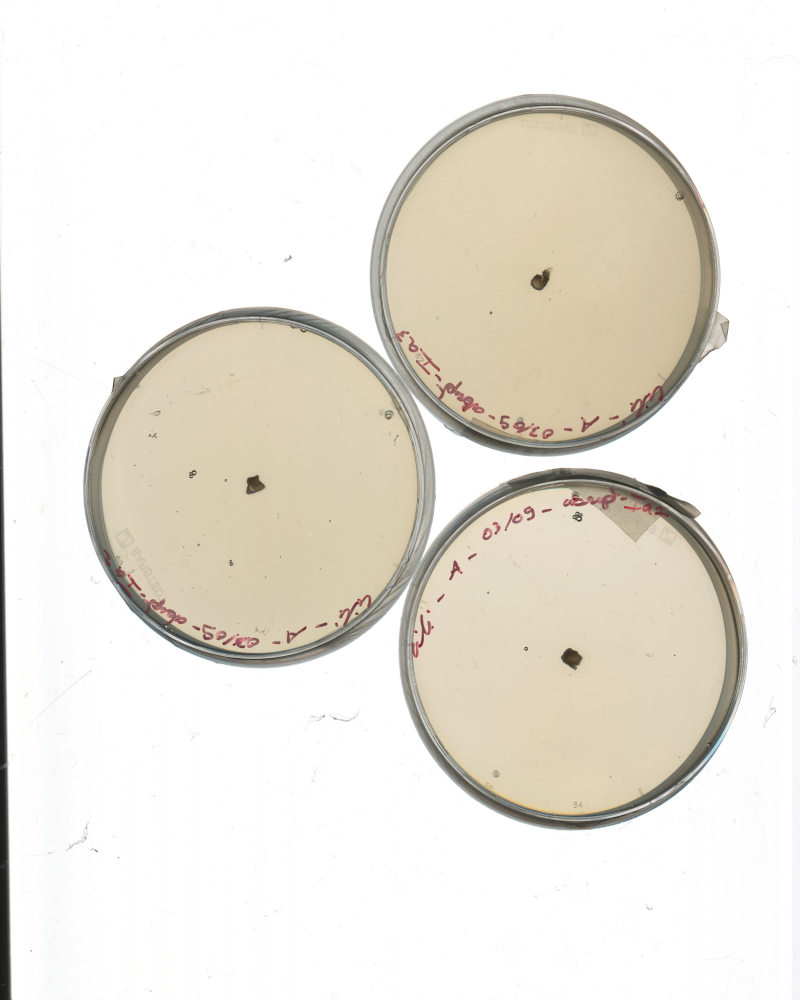
#> input picture samples/LILI_A_AB_I1_180905127.jpg, 2400 x 3000 px (shown at 1/3 size)
$ python playground.py samples/LILI_A_AB_I1_180905127.jpg
#> lines starting #> are read from the running program, lines starting #| are printed output that depends on the picture; after the words box and inside, x2 and y2 are one past the last pixel; in counts of white or black regions, pixels touching at a corner belong together
import numpy as np
import cv2 as cv
import sys
from collections import OrderedDict
from functools import partial, reduce

WINDOW_NAME = "SHROOMS RADAR"

g_Transformations = OrderedDict(
    [('grayscale', True),
     ('blur', 7),
     ('norm_histogram', False),
     ('binarize', 128),
     ('morphology', {'kernel': 3,
                 'iterations': 1}),
     ('circles', {'scale': 1,
                  'param1': 1,
                  'param2': 100,
                  'min_radius': 500,
                  'max_radius': 1500})])


def grayscale(image, param):
    return cv.cvtColor(image, cv.COLOR_BGR2GRAY)


def gaussian_blur(image, param):
    p = int(param)

    if p%2 == 0:
        p += 1

    return cv.GaussianBlur(image, (p, p), 0)


def threshold(image, param):
    p = int(param)
    _, th = cv.threshold(image, param, 255, cv.THRESH_BINARY_INV)
    return th


def norm_histogram(image, param):
    p = bool(param)
    if p:
        return cv.equalizeHist(image)
    else:
        return image

def morphology(image, params):
    se_size = params['kernel']
    iterations = params['iterations']

    if iterations == 0:
        return image

    se = cv.getStructuringElement(cv.MORPH_RECT, (se_size, se_size))
    return cv.erode(image, se, iterations=iterations)


def hough_circles(image, params):
    circles = cv.HoughCircles(image, cv.HOUGH_GRADIENT, params['scale'], 400,
                              param1=params['param1'], param2=params['param2'],
                              minRadius=params['min_radius'], maxRadius=params['max_radius'])
    print(circles)
    if circles is  None:
        return image

    ret = np.dstack((image, image, image))
    circle_color = (0, 255, 0)
    for (cx, cy, r) in circles[0, :]:
        cv.circle(ret, (cx, cy), r, circle_color, 3)

    return ret


TRANSFORMS = {
    'grayscale': grayscale,
    'blur': gaussian_blur,
    'binarize': threshold,
    'norm_histogram': norm_histogram,
    'circles': hough_circles,
    'morphology': morphology}


def apply_transformations(input_image, transformations):
    def pick_transformation(stage_image, tr):
        t_name, t_param = tr
        if t_name not in TRANSFORMS:
            print(f"ignoring unknown transform {tr}")
            return stage_image

        tr_fn = TRANSFORMS[t_name]
        im = tr_fn(stage_image, t_param)
        return im

    return reduce(pick_transformation, transformations.items(), input_image)


def update_image(source_image, transformations):
    transformed_image = apply_transformations(source_image, transformations)
    cv.imshow(WINDOW_NAME, transformed_image)


def is_subattribute(param_name):
    return '/' in param_name


def split_subattribute(param_name):
    return param_name.split('/')


# [15 lines left out: function control_callback, not called in this run]


def build_ui(image, controls):

    for control in controls:
        name = control['name']
        transformation = control['attr']

        min_v = control.get('min', 0)
        max_v = control.get('max', 255)
        print(control, name, transformation, min_v, max_v)

        cv.createTrackbar(name, WINDOW_NAME, min_v, max_v, partial(control_callback, image, transformation))

    update_image(sample_image, g_Transformations)


sample_image = sys.argv[1]
sample_image = cv.imread(sample_image)
#> sample_image is the input picture: shape (3000, 2400, 3); mean B, G, R 221.3, 230, 234.3

cv.namedWindow(WINDOW_NAME, cv.WINDOW_NORMAL | cv.WINDOW_KEEPRATIO)


controls = [
    {'name': 'blur', 'min': 1, 'max': 33, 'attr': 'blur'},
    {'name': 'eq hist', 'max': 1, 'attr': 'norm_histogram'},
    {'name': 'binarize', 'min': 1, 'attr': 'binarize'},

    # Morphology controls
    {'name': 'Morphology kernel size', 'min': 1, 'max': 10, 'attr': 'morphology/kernel'},
    {'name': 'Number of iterations', 'min': 1, 'max': 20, 'attr': 'morphology/iterations'},

    # Hough controls
    {'name': 'circles scale', 'min': 1, 'max': 10, 'attr': 'circles/scale'},
    {'name': 'circles param1', 'min': 1, 'max': 20, 'attr': 'circles/param1'},
    {'name': 'circles param2', 'min': 1, 'max': 1000, 'attr': 'circles/param2'},
    {'name': 'circles min radius', 'min': 200, 'max': 3000, 'attr': 'circles/min_radius'},
    {'name': 'circles max radius', 'min': 200, 'max': 3000, 'attr': 'circles/max_radius'},


]

build_ui(sample_image, controls)
#> in grayscale, `return cv.cvtColor(image, cv.COLOR_BGR2GRAY)`:
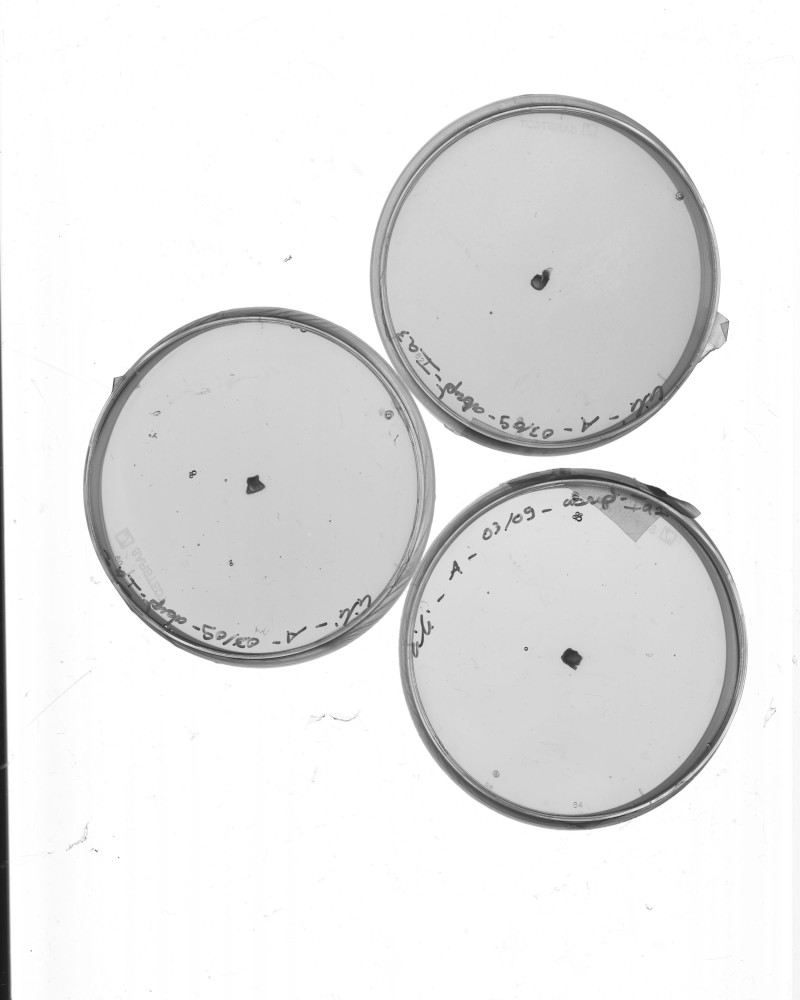
#> returned value: shape (3000, 2400) (shown at 1/3 size); min 22, max 255, mean 230.3
#> in gaussian_blur, `p = int(param)`: p = 7
#> in norm_histogram, `p = bool(param)`: p = False
#> in threshold, `p = int(param)`: p = 128
#> in threshold, `_, th = cv.threshold(image, param, 255, cv.THRESH_BINARY_INV)`:
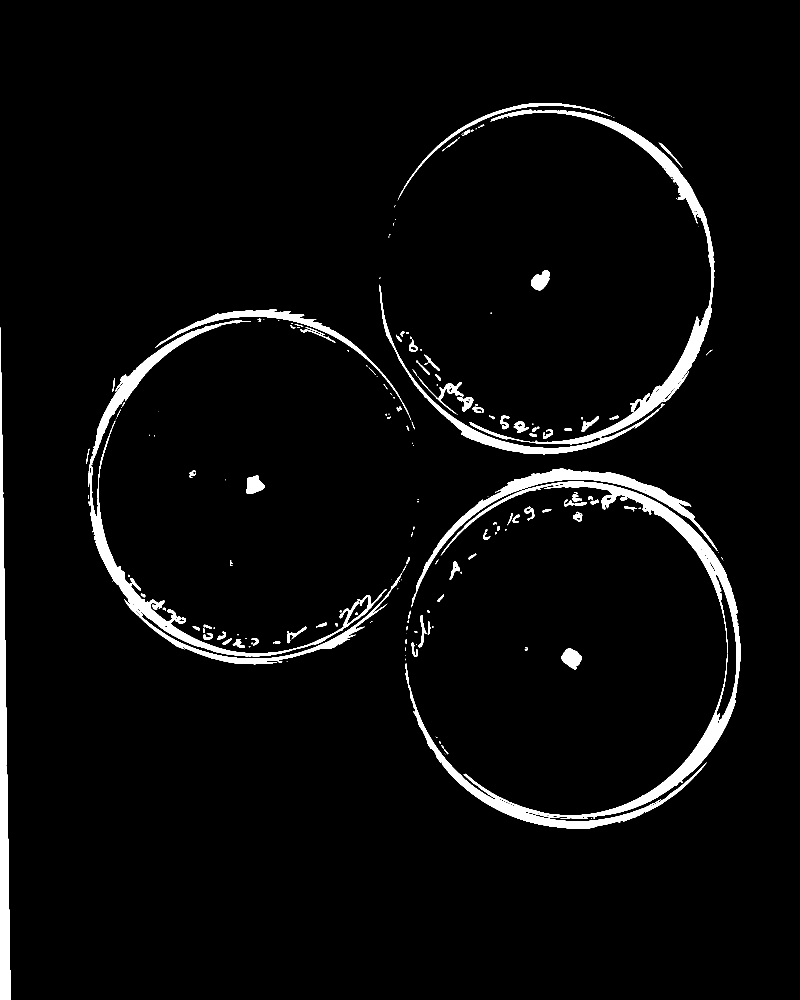
#> th: shape (3000, 2400) (shown at 1/3 size); 3.7% white; 222 white regions (98 under 20 px), largest, box (x1, y1, x2, y2) and area: (1216, 1445, 2221, 2487) 66667, (1139, 328, 2143, 1363) 52072, (265, 960, 1207, 1993) 49828
#> in morphology, `se_size = params['kernel']`: se_size = 3
#> in morphology, `iterations = params['iterations']`: iterations = 1
#> in morphology, `se = cv.getStructuringElement(cv.MORPH_RECT, (se_size, se_size))`: se = [[1, 1, 1], [1, 1, 1], [1, 1, 1]]
#> in morphology, `return cv.erode(image, se, iterations=iterations)`:
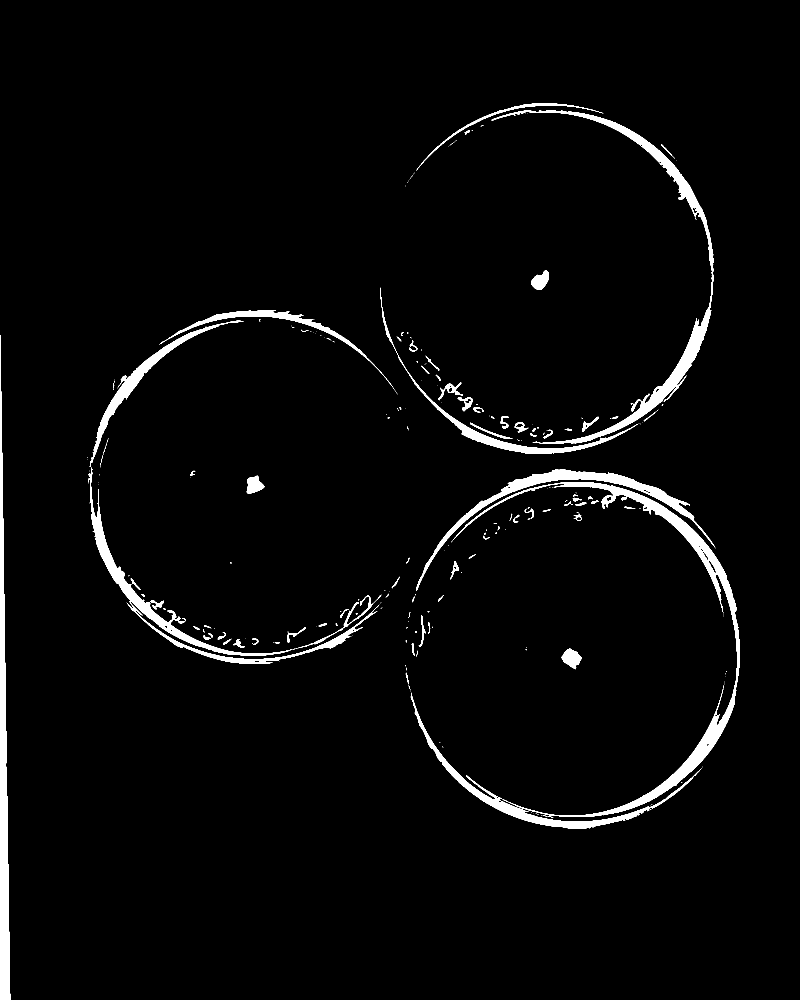
#> returned value: shape (3000, 2400) (shown at 1/3 size); 3% white; 277 white regions (190 under 20 px), largest, box (x1, y1, x2, y2) and area: (1357, 1446, 2220, 2452) 38298, (0, 1005, 32, 3000) 31532, (1475, 330, 2142, 1332) 31143
#> in hough_circles, `circles = cv.HoughCircles(image, cv.HOUGH_GRADIENT, params['scale'], 4..`: circles = None
#| None

while True:
    key = cv.waitKey(1) & 0xFF
#> (key Esc is pressed here)
    if key == 27:
        break


cv.destroyAllWindows()

$ run again, on samples/LILI_A_AB_I1_180907080.jpg
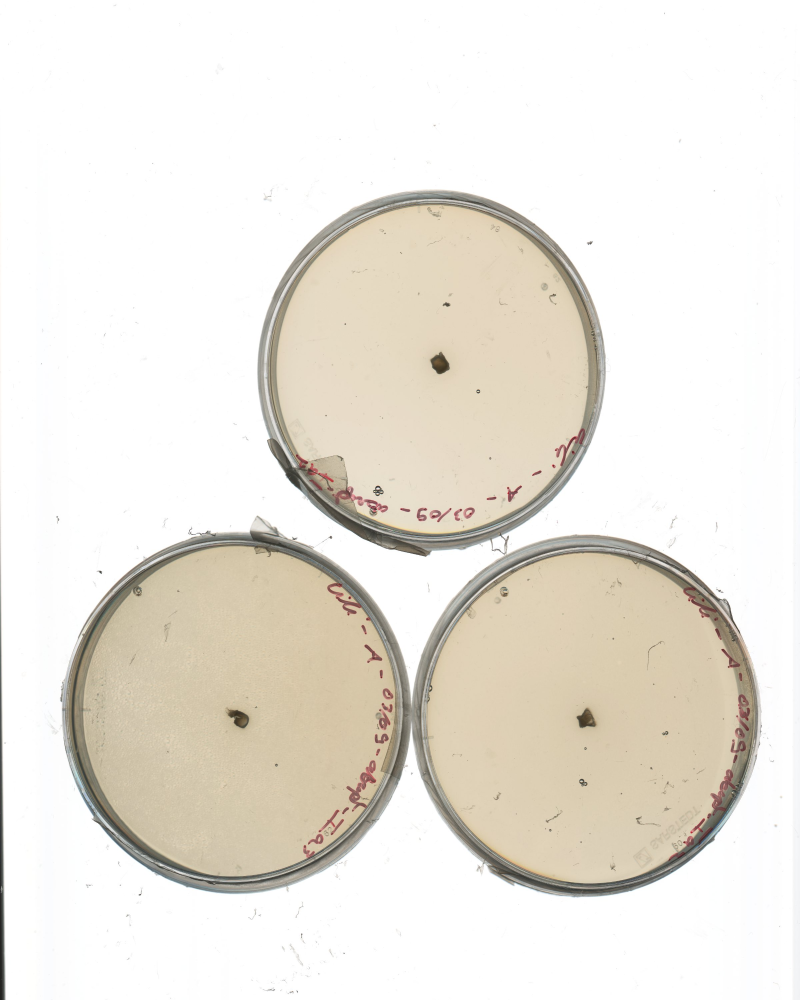
#> input picture samples/LILI_A_AB_I1_180907080.jpg, 2400 x 3000 px (shown at 1/3 size)
#> sample_image is the input picture: shape (3000, 2400, 3); mean B, G, R 222.3, 230.7, 235.2
#> in gaussian_blur, `p = int(param)`: p = 7
#> in norm_histogram, `p = bool(param)`: p = False
#> in threshold, `p = int(param)`: p = 128
#> in threshold, `_, th = cv.threshold(image, param, 255, cv.THRESH_BINARY_INV)`:
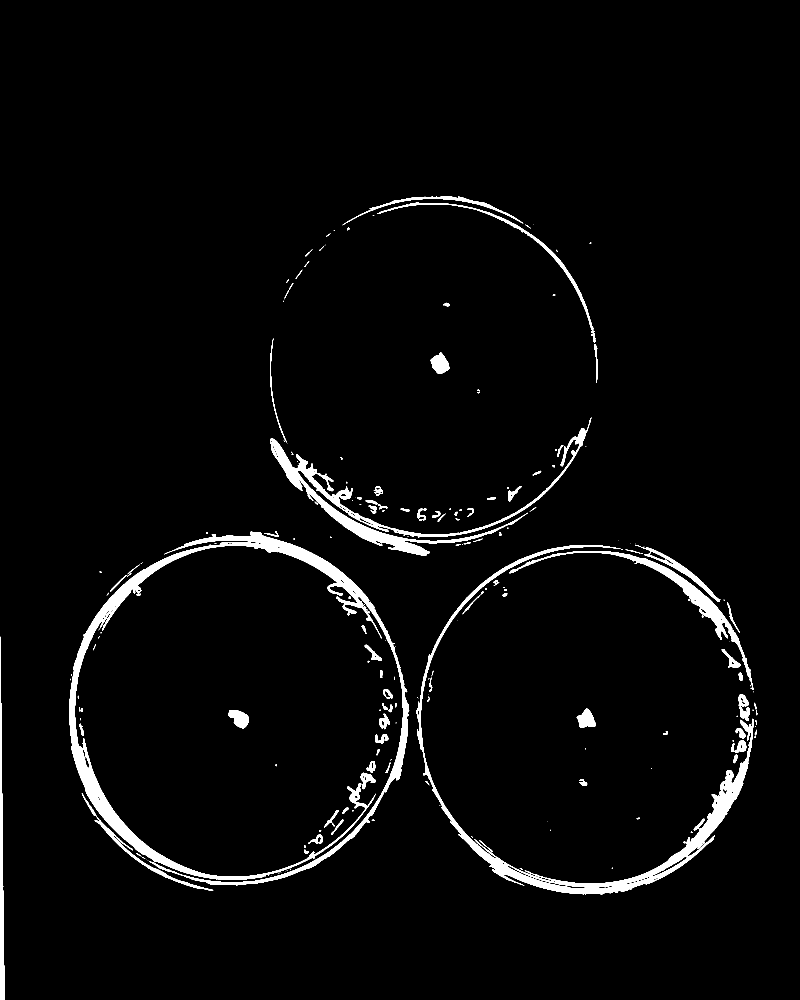
#> th: shape (3000, 2400) (shown at 1/3 size); 3% white; 227 white regions (99 under 20 px), largest, box (x1, y1, x2, y2) and area: (207, 1595, 1228, 2656) 75397, (1249, 1635, 2261, 2684) 45337, (810, 1252, 1774, 1668) 31643
#> se_size = 3
#> iterations = 1
#> se = [[1, 1, 1], [1, 1, 1], [1, 1, 1]]
#> in morphology, `return cv.erode(image, se, iterations=iterations)`:
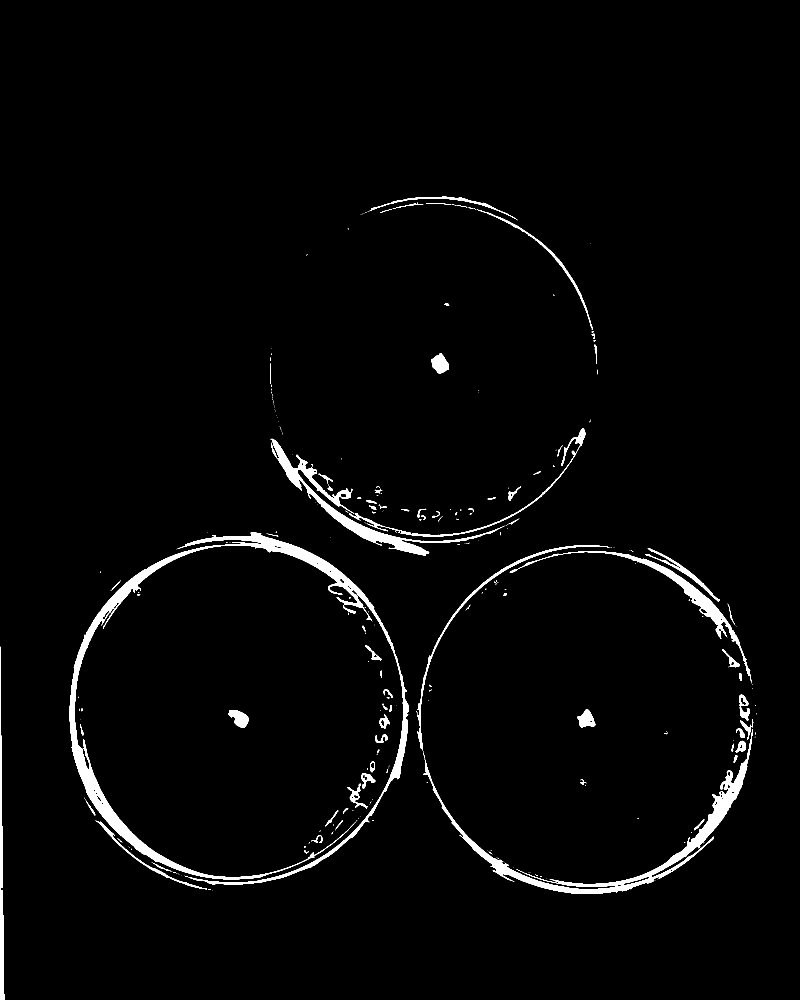
#> returned value: shape (3000, 2400) (shown at 1/3 size); 2.3% white; 314 white regions (227 under 20 px), largest, box (x1, y1, x2, y2) and area: (208, 1596, 1226, 2655) 60285, (1271, 2187, 2258, 2682) 29547, (812, 1316, 1511, 1667) 19025
#> circles = None
#| None

$ run again, on samples/LILI_A_CN_I1_180907209.jpg
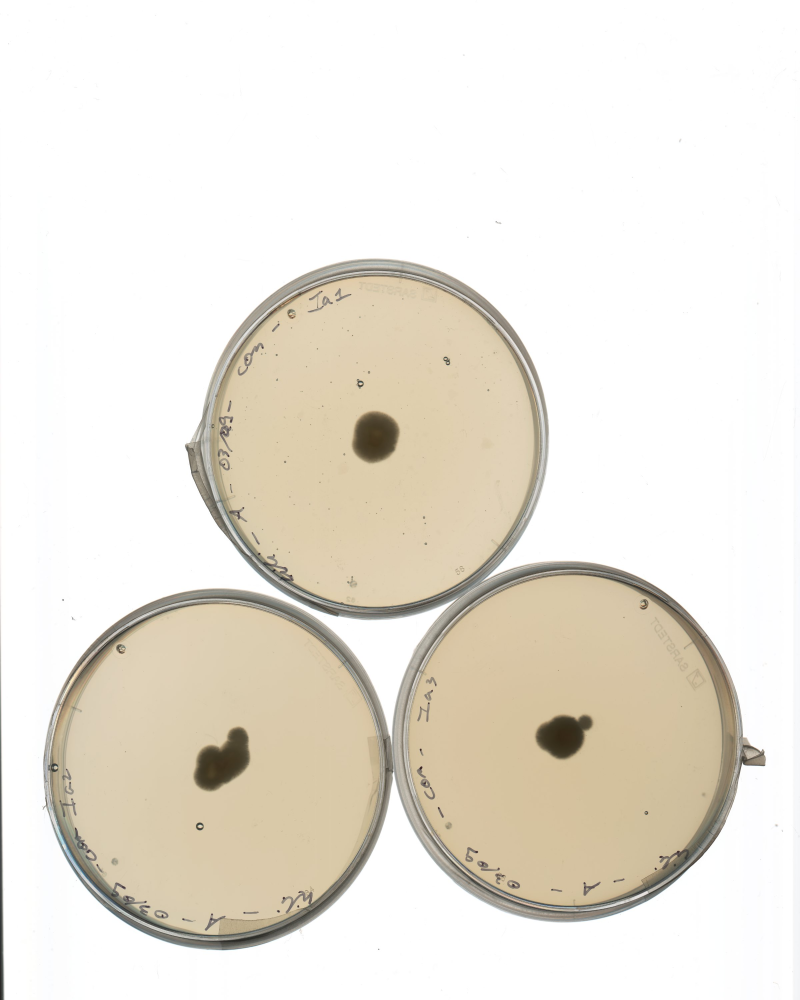
#> input picture samples/LILI_A_CN_I1_180907209.jpg, 2400 x 3000 px (shown at 1/3 size)
#> sample_image is the input picture: shape (3000, 2400, 3); mean B, G, R 219.1, 229.2, 234.5
#> in gaussian_blur, `p = int(param)`: p = 7
#> in norm_histogram, `p = bool(param)`: p = False
#> in threshold, `p = int(param)`: p = 128
#> in threshold, `_, th = cv.threshold(image, param, 255, cv.THRESH_BINARY_INV)`:
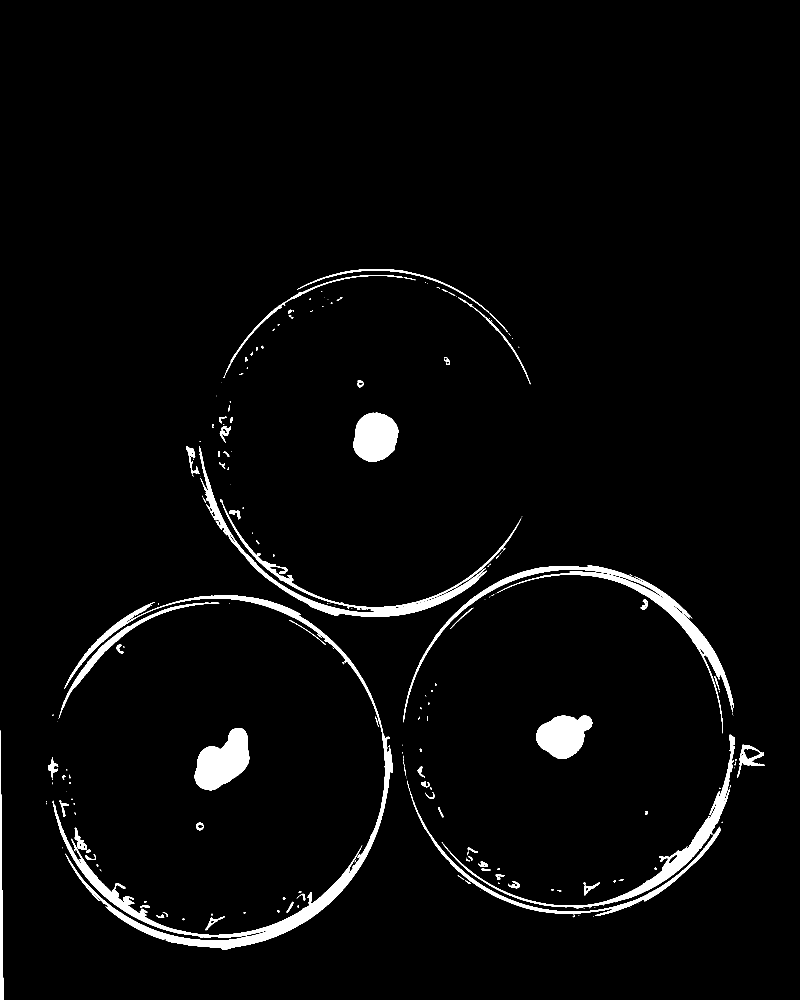
#> th: shape (3000, 2400) (shown at 1/3 size); 3% white; 220 white regions (112 under 20 px), largest, box (x1, y1, x2, y2) and area: (158, 1785, 1179, 2849) 53603, (1210, 1697, 2202, 2200) 26670, (597, 1338, 1564, 1851) 24497
#> se_size = 3
#> iterations = 1
#> se = [[1, 1, 1], [1, 1, 1], [1, 1, 1]]
#> in morphology, `return cv.erode(image, se, iterations=iterations)`:
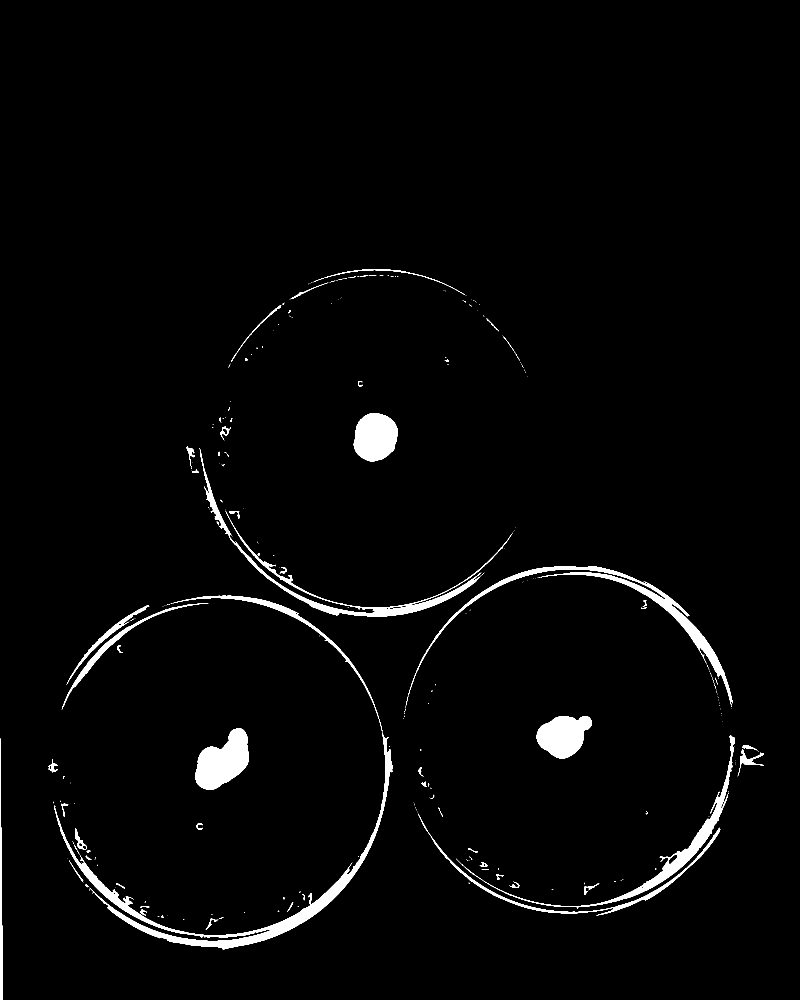
#> returned value: shape (3000, 2400) (shown at 1/3 size); 2.3% white; 330 white regions (257 under 20 px), largest, box (x1, y1, x2, y2) and area: (162, 2197, 1178, 2848) 33046, (1225, 1698, 2198, 2116) 20471, (585, 2185, 747, 2370) 18472
#> circles = None
#| None
